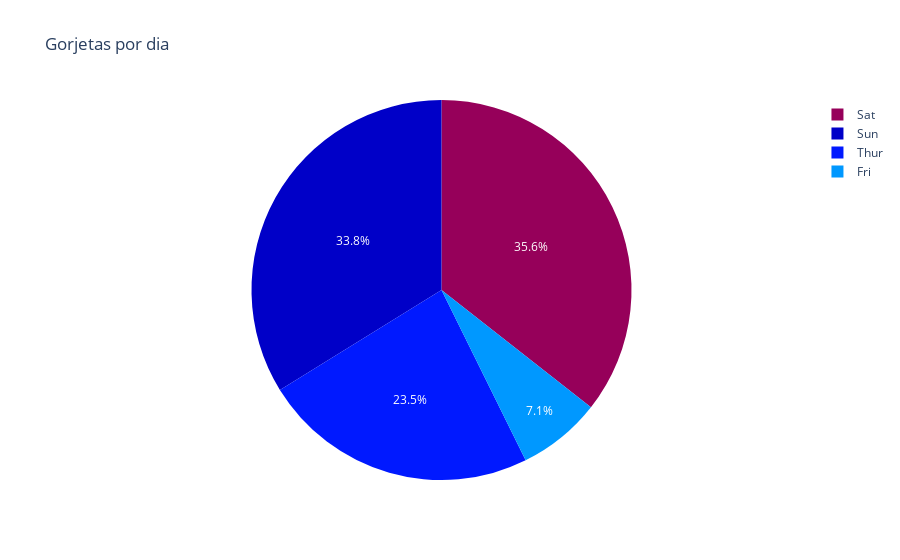

Write notebook code for a chart like this one.
### Code cell
titulo_grafico = 'Gorjetas por dia'

fig2 = px.pie(
                df,
                values='tip',
                names='day',
                title=titulo_grafico,
                color_discrete_sequence = px.colors.sequential.Rainbow
              )
fig2.show()

### Figure 1 — Plotly figure (JSON) as saved in the notebook; plotly's stock layout.template omitted (floating-point values rounded to 4 significant figures; data arrays with more than 128 entries replaced by an {"elided": "..."} marker saying what was removed)
{"data": [{"domain": {"x": [0, 1], "y": [0, 1]}, "hovertemplate": "day=%{label}<br>tip=%{value}<extra></extra>", "labels": {"elided": "244 str values"}, "legendgroup": "", "name": "", "showlegend": true, "type": "pie", "values": {"elided": "244 float values"}}], "layout": {"legend": {"tracegroupgap": 0}, "piecolorway": ["rgb(150,0,90)", "rgb(0,0,200)", "rgb(0,25,255)", "rgb(0,152,255)", "rgb(44,255,150)", "rgb(151,255,0)", "rgb(255,234,0)", "rgb(255,111,0)", "rgb(255,0,0)"], "title": {"text": "Gorjetas por dia"}}}
